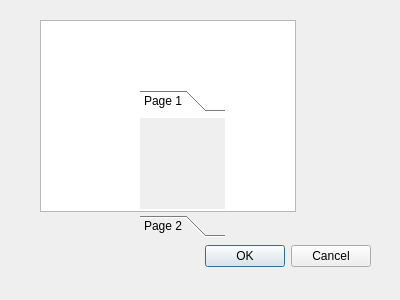
<?xml version="1.0" encoding="UTF-8"?>
<ui version="4.0">
 <class>Dialog</class>
 <widget class="QDialog" name="Dialog">
  <property name="geometry">
   <rect>
    <x>0</x>
    <y>0</y>
    <width>400</width>
    <height>300</height>
   </rect>
  </property>
  <property name="windowTitle">
   <string>Dialog</string>
  </property>
  <widget class="QDialogButtonBox" name="buttonBox">
   <property name="geometry">
    <rect>
     <x>30</x>
     <y>240</y>
     <width>341</width>
     <height>32</height>
    </rect>
   </property>
   <property name="orientation">
    <enum>Qt::Horizontal</enum>
   </property>
   <property name="standardButtons">
    <set>QDialogButtonBox::Cancel|QDialogButtonBox::Ok</set>
   </property>
  </widget>
  <widget class="QListView" name="listView">
   <property name="geometry">
    <rect>
     <x>40</x>
     <y>20</y>
     <width>256</width>
     <height>192</height>
    </rect>
   </property>
  </widget>
  <widget class="QToolBox" name="toolBox">
   <property name="geometry">
    <rect>
     <x>140</x>
     <y>90</y>
     <width>85</width>
     <height>147</height>
    </rect>
   </property>
   <property name="currentIndex">
    <number>0</number>
   </property>
   <widget class="QWidget" name="page">
    <property name="geometry">
     <rect>
      <x>0</x>
      <y>0</y>
      <width>85</width>
      <height>85</height>
     </rect>
    </property>
    <attribute name="label">
     <string>Page 1</string>
    </attribute>
   </widget>
   <widget class="QWidget" name="page_2">
    <property name="geometry">
     <rect>
      <x>0</x>
      <y>0</y>
      <width>85</width>
      <height>85</height>
     </rect>
    </property>
    <attribute name="label">
     <string>Page 2</string>
    </attribute>
   </widget>
  </widget>
 </widget>
 <resources/>
 <connections>
  <connection>
   <sender>buttonBox</sender>
   <signal>accepted()</signal>
   <receiver>Dialog</receiver>
   <slot>accept()</slot>
   <hints>
    <hint type="sourcelabel">
     <x>248</x>
     <y>254</y>
    </hint>
    <hint type="destinationlabel">
     <x>157</x>
     <y>274</y>
    </hint>
   </hints>
  </connection>
  <connection>
   <sender>buttonBox</sender>
   <signal>rejected()</signal>
   <receiver>Dialog</receiver>
   <slot>reject()</slot>
   <hints>
    <hint type="sourcelabel">
     <x>316</x>
     <y>260</y>
    </hint>
    <hint type="destinationlabel">
     <x>286</x>
     <y>274</y>
    </hint>
   </hints>
  </connection>
 </connections>
</ui>
